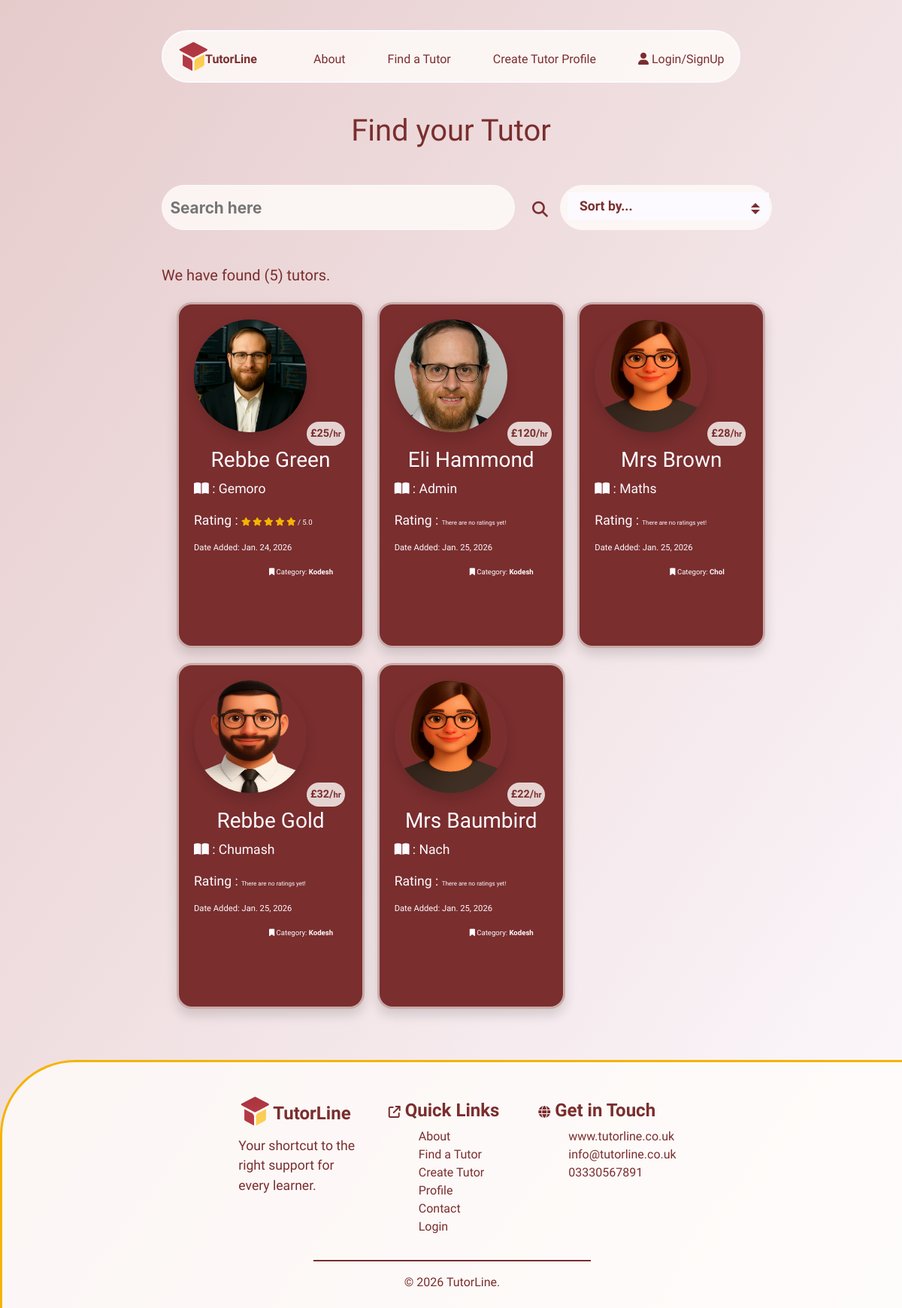
Page /tutors/ on the earlier database version.
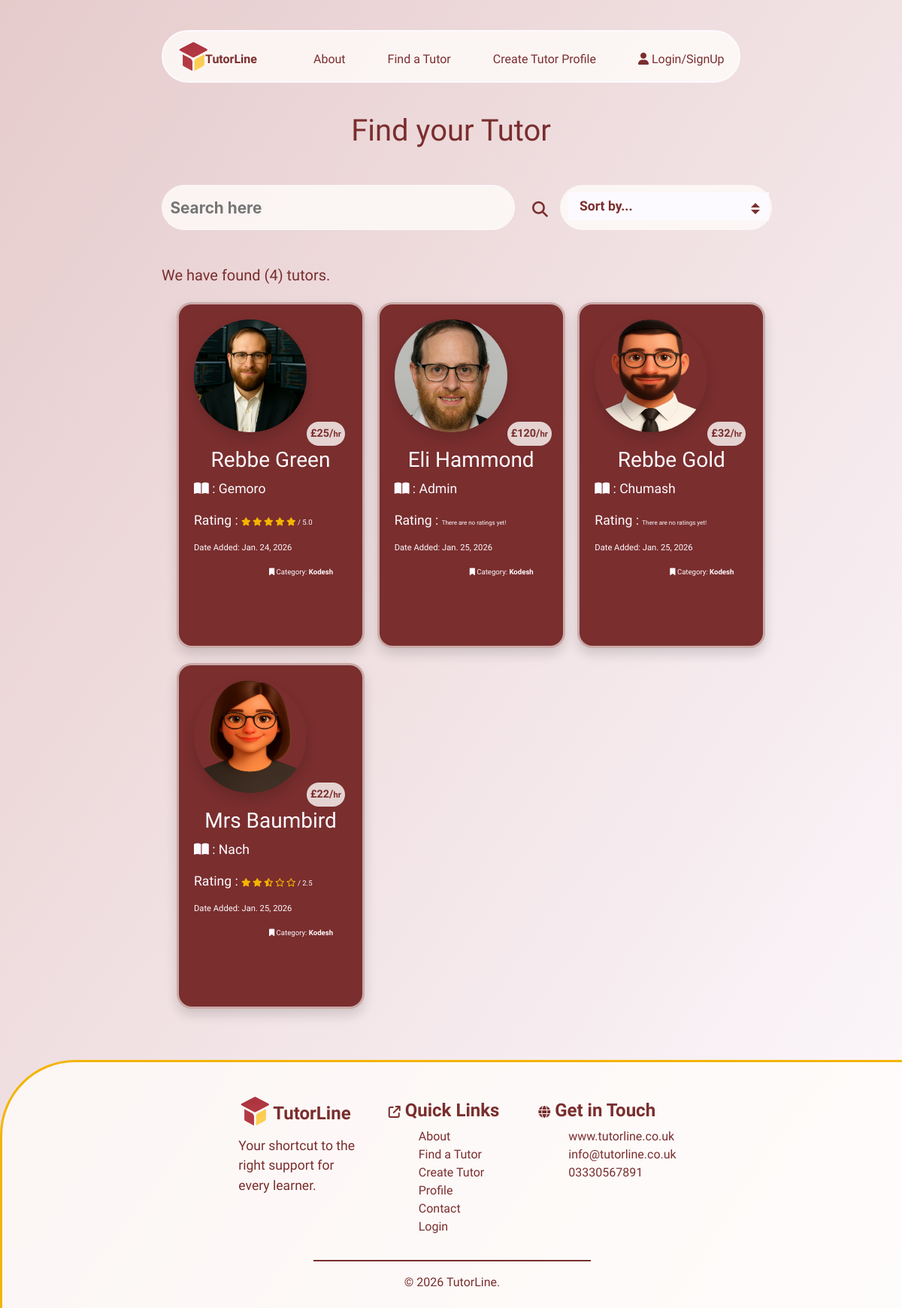
Same page on the later database version.
### tutors/models.py (models this page shows, shortened)
class Tutors(models.Model):
    class Meta:
        verbose_name_plural = "Tutors"
    user = models.ForeignKey(User, on_delete=models.CASCADE, null=True, blank=True)
    name = models.CharField(max_length=254)
    location = models.ForeignKey('Location', null=True, blank=True,
                                 on_delete=models.SET_NULL)
    category = models.ForeignKey('Category', null=True, blank=True,
                                 on_delete=models.SET_NULL)
    date_added = models.DateField(auto_now=True)
    subject = models.CharField(max_length=254)
    price = models.IntegerField()
    active = models.BooleanField(default=True)
    description = models.TextField()
    email = models.EmailField()
    phone = models.CharField(max_length=14)
    rating = models.FloatField(default=0)
    image = models.ImageField(blank=True, null=True)
    is_male = models.BooleanField()
    color_1 = models.IntegerField(default=rand)
    color_2 = models.IntegerField(default=rand)
    color_3 = models.IntegerField(default=rand)

class Category(models.Model):
    class Meta:
        verbose_name_plural = "Categories"
    name = models.CharField(max_length=254)
    def __str__(self):
        return self.name

### tutors/views.py (the view)
# urls.py: path('tutors/', include('tutors.urls')),
def tutors(request):
    tutors = Tutors.objects.all()
    active_tutors = Tutors.objects.filter(active=True)
    if active_tutors.exists():
        tutors = active_tutors
    else:
        tutors = None
    query = None
    sort = request.GET.get('sort')
    if request.GET:
        if 'q' in request.GET:
            query = request.GET['q']
            queries = Q(name__icontains=query) | Q(subject__icontains=query) | Q(category__name__icontains=query) | Q(location__name__icontains=query)
            tutors = tutors.filter(queries)
    if sort == "price_low":
        tutors = tutors.order_by('price')
    elif sort == "price_high":
        tutors = tutors.order_by('-price')
    elif sort == "most_recent":
        tutors = tutors.order_by('-date_added')
    elif sort == "highest_rating":
        tutors = tutors.filter(rating__gt=0).order_by('-rating')
    context = {
                'tutors': tutors,
                'search': query,
                }
    return render(request, 'tutors/tutors.html', context)

### tutors/templates/tutors/tutors.html (shortened to what this page needs)
{% extends "base.html" %}
{% load static %}
{% block extracss%}
<link rel="stylesheet" href="{% static 'css/tutors.css' %}">
{% endblock %}
{% block content %}
    <h1>Find your Tutor</h1>
    <div class="container-fluid mt-5">
        <div class="row">
            <div class="col-1 col-md-2"></div>
            <div class="col-10 col-md-5">
                 <form action="{% url 'tutors' %}" method="GET">
                    <div class="search-bar">
                        <input type="text" class="search-input" name="q" placeholder="Search here">
                        <button class="btn" type="submit"><i class="fas fa-search"></i></button>
                    </div>
                 </form>
            </div>
            <div class="col-1 col-md-5">
                <form action="{% url 'tutors' %}" method="GET">
                    <div class="select-box">
                        <select name="sort" onchange="this.form.submit()">
                            <option value="">Sort by...</option>
                        </select>
                    </div>
                </form>
            </div>
        </div>
    </div>
    <section class="mt-5">
        <div class="container-fluid">
            <div class="row search-results">
                <div class="col-1 col-md-2"></div>
                <div class="col-11 col-md-4">
                    <h5>We have found ({{ tutors.count }}) tutor{% if tutors.count == 1 %}{% else %}s{% endif %}{% if search %}, for <strong>"{{ search }}"</strong>.{% else %}.
                        {% endif %}
                    </h5>
                </div>
                <div class="d-none d-md-block col-md-6"></div>
            </div>
            <div class="row mt-3">
                <div class="col-1 col-md-2"></div>
                <div class="col-10 col-md-8">
                    <div class="row">
                        {% for tutor in tutors %}
                        <div class="col-12 col-md-6 col-lg-4">
                            <a href="{% url 'tutor_details' tutor.id %}">
                                <div class="tutor-card shadow">
                                    {% if tutor.is_male == True %}
                                    {% if tutor.image %}
                                    <img src="{{ tutor.image.url }}" class="image shadow" alt="{{ tutor.name }}">
                                    {% else %}
                                    <img src="/media/placeholder_male2.png" class="image shadow" alt="{{ tutor.name }}">
                                    {% endif %}
                                    {% else %}
                                    <img src="/media/placeholder_female.png" class="image shadow" alt="{{ tutor.name }}">
                                    {% endif %}
                                    <p class="price-stamp">£{{ tutor.price }}/<span class="per-hr">hr</span></p>
                                    <div class="details">
                                        <h3>{{ tutor.name }}</h3>
                                        <p><i class="fa-solid fa-book-open"></i> : {{ tutor.subject }}</p>
                                        <p>
                                            Rating : {% if tutor.rating == 0 %}
                                            <span class="no-rating">There are no ratings yet!</span>
                                            {% else %}
                                            {% if tutor.rating == 5 %}
                                            <i class="fa-solid fa-star r-stars"></i>
                                            <i class="fa-solid fa-star r-stars"></i>
                                            <i class="fa-solid fa-star r-stars"></i>
                                            <i class="fa-solid fa-star r-stars"></i>
                                            <i class="fa-solid fa-star r-stars"></i>
                                            {% elif tutor.rating > 4 %}
                                            <i class="fa-solid fa-star r-stars"></i>
                                            <i class="fa-solid fa-star r-stars"></i>
                                            <i class="fa-solid fa-star r-stars"></i>
                                            <i class="fa-solid fa-star r-stars"></i>
                                            <i class="fa-solid fa-star-half-stroke r-stars"></i>
                                            {% elif tutor.rating == 4 %}
                                            <i class="fa-solid fa-star r-stars"></i>
                                            <i class="fa-solid fa-star r-stars"></i>
                                            <i class="fa-solid fa-star r-stars"></i>
                                            <i class="fa-solid fa-star r-stars"></i>
                                            <i class="fa-regular fa-star r-stars"></i>
                                            {% elif tutor.rating > 3 %}
                                            <i class="fa-solid fa-star r-stars"></i>
                                            <i class="fa-solid fa-star r-stars"></i>
                                            <i class="fa-solid fa-star r-stars"></i>
                                            <i class="fa-solid fa-star-half-stroke r-stars"></i>
                                            <i class="fa-regular fa-star r-stars"></i>
                                            {% elif tutor.rating == 3 %}
                                            <i class="fa-solid fa-star r-stars"></i>
                                            <i class="fa-solid fa-star r-stars"></i>
                                            <i class="fa-solid fa-star r-stars"></i>
                                            <i class="fa-regular fa-star r-stars"></i>
                                            <i class="fa-regular fa-star r-stars"></i>
                                            {% elif tutor.rating > 2 %}
                                            <i class="fa-solid fa-star r-stars"></i>
                                            <i class="fa-solid fa-star r-stars"></i>
                                            <i class="fa-solid fa-star-half-stroke r-stars"></i>
                                            <i class="fa-regular fa-star r-stars"></i>
                                            <i class="fa-regular fa-star r-stars"></i>
                                            {% elif tutor.rating == 2 %}
                                            <i class="fa-solid fa-star r-stars"></i>
                                            <i class="fa-solid fa-star r-stars"></i>
                                            <i class="fa-regular fa-star r-stars"></i>
                                            <i class="fa-regular fa-star r-stars"></i>
                                            <i class="fa-regular fa-star r-stars"></i>
                                            {% elif tutor.rating > 1 %}
                                            <i class="fa-solid fa-star r-stars"></i>
                                            <i class="fa-solid fa-star-half-stroke r-stars"></i>
                                            <i class="fa-regular fa-star r-stars"></i>
                                            <i class="fa-regular fa-star r-stars"></i>
                                            <i class="fa-regular fa-star r-stars"></i>
                                            {% else %}
                                            <i class="fa-solid fa-star r-stars"></i>
                                            <i class="fa-regular fa-star r-stars"></i>
                                            <i class="fa-regular fa-star r-stars"></i>
                                            <i class="fa-regular fa-star r-stars"></i>
                                            <i class="fa-regular fa-star r-stars"></i>
                                            {% endif %}
                                            <span class="rating-num"> / {{ tutor.rating|floatformat:1 }}</span>
                                            {% endif %}
                                        </p>
                                        <p class="date-tag">Date Added: {{ tutor.date_added }}</p>
                                        <p class="category-tag"><i class="fa-solid fa-bookmark"></i> Category: <strong>{{ tutor.category }}</strong></p>
                                    </div>
                                </div>
                            </a>
                        </div>
                        {% endfor %}
                    </div>
                </div>
                <div class="col-1 col-md-2"></div>
            </div>
        </div>
    </section>
{% endblock %}

### templates/base.html (shortened to what this page needs)
{% load static %}
<!doctype html>
<html lang="en">
  <head>
    {% block corecss %}
        <link rel="stylesheet" href="{% static 'css/base.css' %}">
        <link rel="stylesheet" href="{% static 'css/mobile-base.css' %}">
        <link rel="stylesheet" href="{% static 'css/buttons.css' %}">
        <link rel="stylesheet" href="https://cdnjs.cloudflare.com/ajax/libs/font-awesome/6.6.0/css/all.min.css">
        <link rel="stylesheet" href="https://cdnjs.cloudflare.com/ajax/libs/font-awesome/6.6.0/css/all.min.css">
        <link rel="stylesheet" href="https://cdn.jsdelivr.net/npm/bootstrap@4.6.2/dist/css/bootstrap.min.css">
    {% endblock %}
    {% block extracss%}
    {% endblock %}
  </head>
  <body>
    <header>
      <div class="container-fluid">
        <div class="row above-nav"></div>
        <div class="row">
          <div class="col-1 col-lg-2"></div>
          <div class="col-10 col-lg-8" id="nav">
            <ul class="d-none d-md-block nav nav-desktop">
              <li><a href="{% url 'home' %}">
                <img src="/media/logo.png" alt="logo" class="logo"><span class="logo-txt">TutorLine</span>
              </a></li>
              <span class="nav-options">
                <li class="nav-select"><a href="{% url 'about' %}">About</a></li>
                <li class="nav-select"><a href="{% url 'tutors' %}">Find a Tutor</a></li>
                {% if request.user.is_authenticated %}
                <li class="nav-select"><a href="{% url 'create_tutor' user.id %}">Create Tutor Profile</a></li>
                {% else %}
                <li class="nav-select pointer" onclick="profileSignIn()">Create Tutor Profile</li>
                {% endif %}
                <li class="sign-in nav-select">
                  {% if request.user.is_authenticated %}
                  <p><strong>Hi!</strong> {{ user.username }}</p>
                  <div id="sign-in-dropdown">
                    {% if user.is_authenticated and user.is_superuser %}
                      <p class="nav-select"><a href="/admin/">Admin</a></p>
                    {% endif %}
                  <button class="nav-select btn logout-btn" onclick="revealLogout()">Logout</button>
                  </div>
                  {% else %}
                  <i class="fa-solid fa-user"></i>
                   <a href="{% url 'account_login' %}">Login/SignUp</a>
                  {% endif %}
                </li>
              </span>
            </ul>
          </div>
          <div class="col-1 col-lg-2"></div>
        </div>
      </div>
    </header>
    {% block content %}
    {% endblock %}
    <footer>
      <div class="container-fluid footer-area mt-5">
        <div class="row">
          <div class="col-1 col-lg-3"></div>
          <div class="col-3 col-lg-2 me-3">
            <a href="">
              <h4><img src="/media/logo.png" alt="logo" class="footer-logo">
                <strong>TutorLine</strong>
              </h4>
            </a>
            <p>Your shortcut to the right support for every learner.</p>
          </div>
          <div class="col-4 col-lg-2">
            <h4>
              <span class="h6"><i class="fa-solid fa-arrow-up-right-from-square"></i></span>
              <strong>Quick Links</strong>
            </h4>
            <ul class="footer-list">
              <li><a href="{% url 'about' %}">About</a></li>
              <li><a href="{% url 'tutors' %}">Find a Tutor</a></li>
              <li><a href="">Create Tutor Profile</a></li>
              <li><a href="">Contact</a></li>
              {% if request.user.is_authenticated %}
              <li><a href="#nav" role="button" onclick="revealLogout()">Logout</a></li>
              {% else %}
              <li><a href="{% url 'account_login' %}">Login</a></li>
              {% endif %}
            </ul>
          </div>
          <div class="col-3 col-lg2">
            <h4>
              <span class="h6"><i class="fa-solid fa-globe"></i></span>
              <strong>Get in Touch</strong>
            </h4>
            <ul class="footer-list">
              <li>www.tutorline.co.uk</li>
              <li>info@tutorline.co.uk</li>
              <li>03330567891</li>
            </ul>
          </div>
          <div class="col-1 col-lg3"></div>
        </div>
        <div class="row ftr-row">
          <div class="col-4"></div>
          <div class="col-4 text-center">
            <hr>
            &copy; {% now "Y" %} TutorLine.
          </div>
          <div class="col-4"></div>
        </div>
      </div>
    </footer>
  </body>
</html>

Differences in the rows shown:
no longer on this page (row edited): Tutors: is_male False (drawn), price "28", name "Mrs Brown", subject "Maths", rating "There are no ratings yet!", date_added "Jan. 25, 2026", category "Chol"
changed Tutors "Mrs Baumbird": rating (not shown) → "2.5"; rating "There are no ratings yet!" → "/"
Other differences:
{{ tutors.count }}: "5" → "4"
